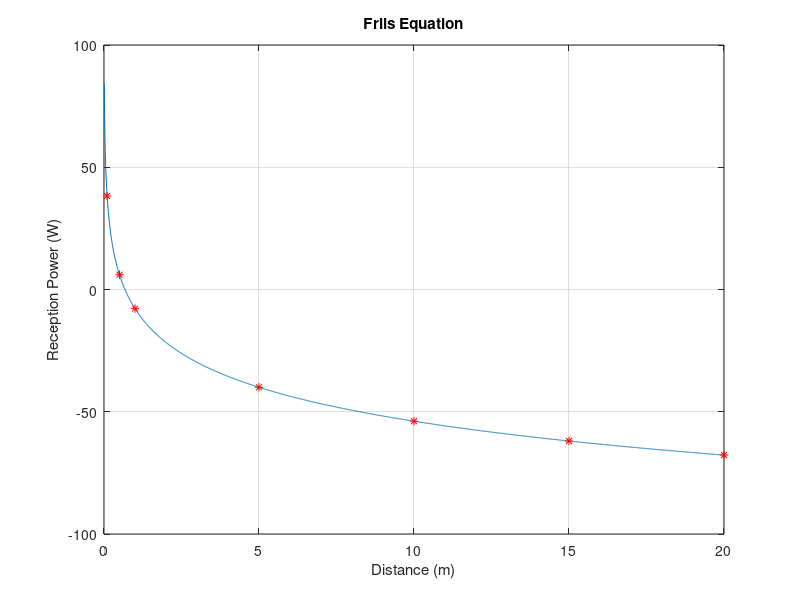

This chart was generated by the following MATLAB code:
clear all;
close all;
clc;

Gtx = 3; 
Grx = 3;
c = 3e+08;
fc = 433e+06;
Ptx = 40;
d = 0:0.01:20;
r = [0.1 0.5 1 5 10 15 20];
Prx = @(d) Ptx + Gtx + Grx + 20*log10(c/fc) - 20*log(4*pi*d);

figure(1);
plot(d, Prx(d));
title('Friis Equation');
xlabel('Distance (m)');
ylabel('Reception Power (W)');
hold on
plot(r,Prx(r),'r*');
grid on;

